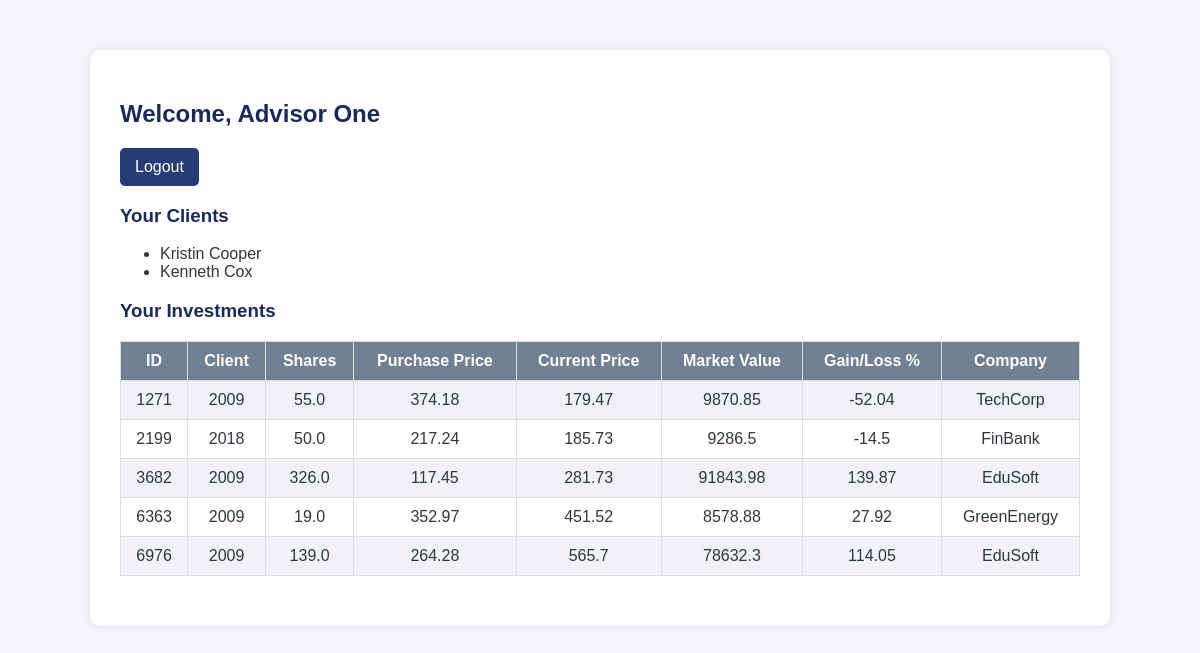
/employee_dashboard (signed in), run on an earlier commit of the app's database.
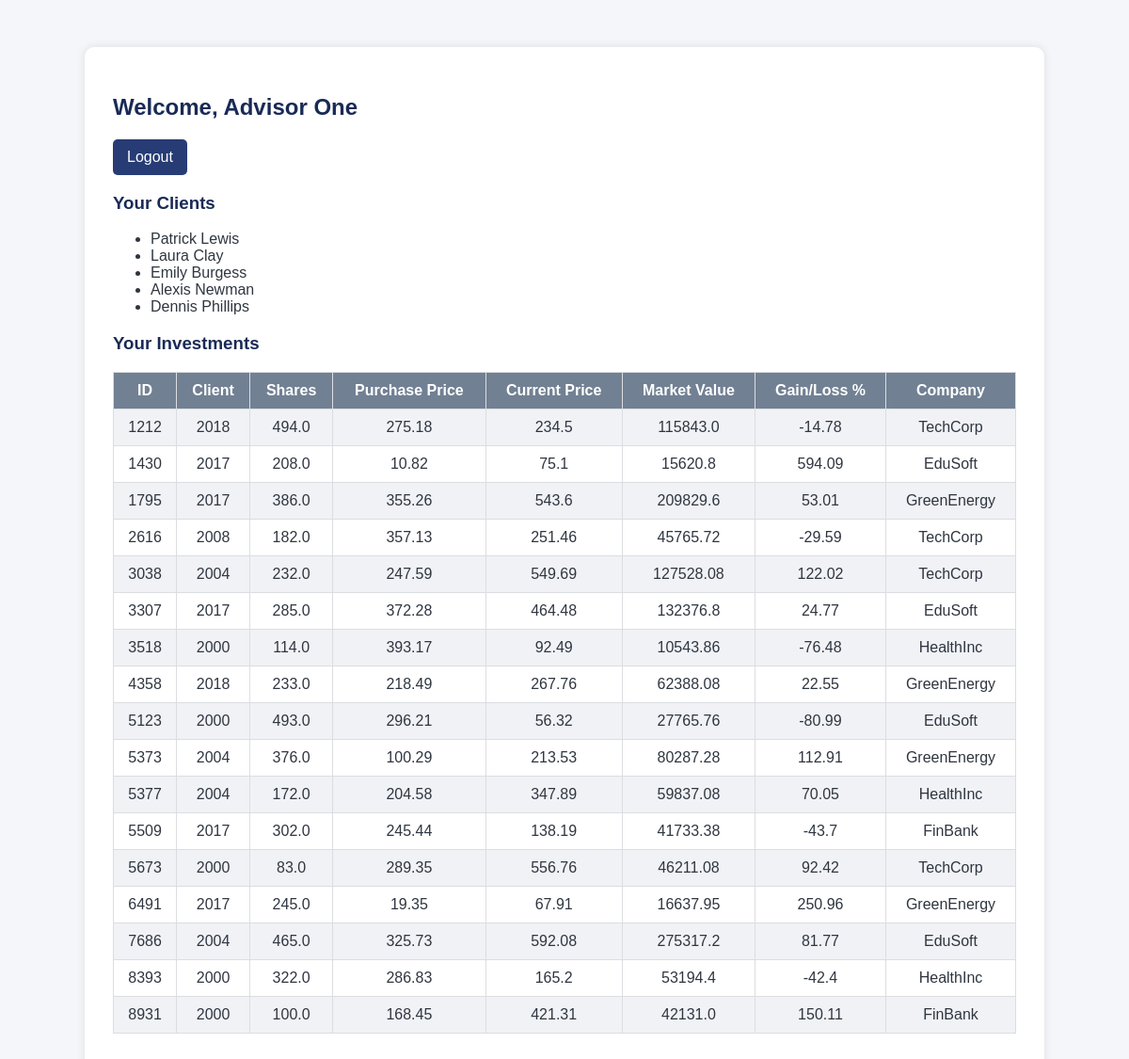
And on a later commit of the database.
### models.py (models this page shows)
class Employee(Base):
    __tablename__ = "employees"
    employee_id = Column(Integer, primary_key=True, index=True)
    first_name = Column(String)
    last_name = Column(String)
    date_of_birth = Column(Date)
    gender = Column(String)
    work_email = Column(String, unique=True)
    password_hash = Column(String)
    phone_number = Column(String)
    address = Column(String)
    start_date = Column(Date)
    job_title = Column(String)
    base_salary = Column(Float)
    commission_rate = Column(Float)
    license_number = Column(String)
    license_expiry_date = Column(Date)
    manager_id = Column(Integer, ForeignKey("employees.employee_id"), nullable=True)  # Managers can be null
    clients = relationship("Client", back_populates="advisor")
    investments = relationship("Investment", back_populates="advisor")

class Client(Base):
    __tablename__ = "clients"
    client_id = Column(Integer, primary_key=True, index=True)
    first_name = Column(String)
    last_name = Column(String)
    date_of_birth = Column(Date)
    gender = Column(String)
    marital_status = Column(String)
    email = Column(String, unique=True)
    password_hash = Column(String)
    phone_number = Column(String)
    address = Column(String)
    employment_status = Column(String)
    annual_income = Column(Float)
    risk_tolerance = Column(String)
    advisor_id = Column(Integer, ForeignKey("employees.employee_id"))
    advisor = relationship("Employee", back_populates="clients")
    investments = relationship("Investment", back_populates="client")

class Investment(Base):
    __tablename__ = "investments"
    investment_id = Column(Integer, primary_key=True, index=True)
    client_id = Column(Integer, ForeignKey("clients.client_id"))
    advisor_id = Column(Integer, ForeignKey("employees.employee_id"))
    company_id = Column(Integer, ForeignKey("companies.company_id"))
    date = Column(Date)
    shares_purchased = Column(Float)
    purchase_price_per_share = Column(Float)
    broker_fees = Column(Float)
    current_price = Column(Float)
    market_value = Column(Float)
    gain_loss_percent = Column(Float)
    exit_date = Column(Date, nullable=True)
    client = relationship("Client", back_populates="investments")
    advisor = relationship("Employee", back_populates="investments")
    company = relationship("Company", back_populates="investments")

class Company(Base):
    __tablename__ = "companies"
    company_id = Column(Integer, primary_key=True, index=True)
    company_name = Column(String, nullable=False)
    abbreviation = Column(String)
    isin = Column(String)
    industry = Column(String)
    country = Column(String)
    company_type = Column(String)
    market_cap = Column(Float)
    revenue = Column(Float)
    earnings_per_share = Column(Float)
    target_price = Column(Float)
    investments = relationship("Investment", back_populates="company")

### app.py (the view)
@app.route("/employee_dashboard")
def employee_dashboard():
    if session.get("user_type") != "employee":
        return redirect(url_for("login"))
    db = SessionLocal()
    employee = db.query(Employee).get(session["user_id"])
    clients = db.query(Client).filter(Client.advisor_id == employee.employee_id).all()
    investments = db.query(Investment).filter(Investment.advisor_id == employee.employee_id).all()
    for inv in investments:
        inv.company = db.query(Company).get(inv.company_id)
    return render_template("employee_dashboard.html",
                           employee=employee,
                           clients=clients,
                           investments=investments)

### templates/employee_dashboard.html (shortened to what this page needs)
<!DOCTYPE html>
<html>
<head>
    <link rel="stylesheet" href="{{ url_for('static', filename='style.css') }}">
</head>
<body>
    <div class="container">
        <h2>Welcome, {{ employee.first_name }} {{ employee.last_name }}</h2>
        <a href="{{ url_for('logout') }}">Logout</a>
        <h3>Your Clients</h3>
        <ul>
            {% for client in clients %}
            <li>{{ client.first_name }} {{ client.last_name }}</li>
            {% endfor %}
        </ul>
        <h3>Your Investments</h3>
        <table>
            <tr>
                <th>ID</th>
                <th>Client</th>
                <th>Shares</th>
                <th>Purchase Price</th>
                <th>Current Price</th>
                <th>Market Value</th>
                <th>Gain/Loss %</th>
                <th>Company</th>
            </tr>
            {% for investment in investments %}
            <tr>
                <td>{{ investment.investment_id }}</td>
                <td>{{ investment.client_id }}</td>
                <td>{{ investment.shares_purchased }}</td>
                <td>{{ investment.purchase_price_per_share }}</td>
                <td>{{ investment.current_price }}</td>
                <td>{{ investment.market_value }}</td>
                <td>{{ investment.gain_loss_percent }}</td>
                <td>{{ investment.company.company_name if investment.company else "N/A" }}</td>
            </tr>
            {% else %}
            <tr><td colspan="8">No investments found</td></tr>
            {% endfor %}
        </table>
    </div>
</body>
</html>

### static/style.css (style rules this page uses)
body { font-family: Arial, sans-serif; background-color: #f5f6fa; color: #2f3640; margin: 0; padding: 0; }
.container { width: 80%; margin: 50px auto; background: #fff; padding: 30px; border-radius: 10px; box-shadow: 0 0 10px rgba(0,0,0,0.1); }
h2, h3 { color: #192a56; }
table { width: 100%; border-collapse: collapse; margin-bottom: 20px; }
table, th, td { border: 1px solid #dcdde1; }
th, td { padding: 10px; text-align: center; }
th { background-color: #718093; color: white; }
tr:nth-child(even) { background-color: #f1f2f6; }
a { display: inline-block; padding: 10px 15px; background-color: #273c75; color: white; text-decoration: none; border-radius: 5px; }

What changed in the data, as far as the page shows it:
no longer on this page (row edited): Client: first_name "Kristin", last_name "Cooper"
removed Investment: investment_id "1271", client_id "2009", shares_purchased "55.0", purchase_price_per_share "374.18", current_price "179.47", market_value "9870.85", gain_loss_percent "-52.04", company "TechCorp"
removed Investment: investment_id "2199", client_id "2018", shares_purchased "50.0", purchase_price_per_share "217.24", current_price "185.73", market_value "9286.5", gain_loss_percent "-14.5", company "FinBank"
removed Investment: investment_id "3682", client_id "2009", shares_purchased "326.0", purchase_price_per_share "117.45", current_price "281.73", market_value "91843.98", gain_loss_percent "139.87", company "EduSoft"
removed Investment: investment_id "6363", client_id "2009", shares_purchased "19.0", purchase_price_per_share "352.97", current_price "451.52", market_value "8578.88", gain_loss_percent "27.92", company "GreenEnergy"
removed Investment: investment_id "6976", client_id "2009", shares_purchased "139.0", purchase_price_per_share "264.28", current_price "565.7", market_value "78632.3", gain_loss_percent "114.05", company "EduSoft"
now on this page (row edited): Client: first_name "Patrick", last_name "Lewis"
now on this page (row edited): Client: first_name "Laura", last_name "Clay"
now on this page (row edited): Client: first_name "Emily", last_name "Burgess"
now on this page (row edited): Client: first_name "Alexis", last_name "Newman"
changed Client: first_name "Kenneth" → "Dennis"; last_name "Cox" → "Phillips"
added Investment: investment_id "1212", client_id "2018", shares_purchased "494.0", purchase_price_per_share "275.18", current_price "234.5", market_value "115843.0", gain_loss_percent "-14.78", company "TechCorp"
added Investment: investment_id "1430", client_id "2017", shares_purchased "208.0", purchase_price_per_share "10.82", current_price "75.1", market_value "15620.8", gain_loss_percent "594.09", company "EduSoft"
added Investment: investment_id "1795", client_id "2017", shares_purchased "386.0", purchase_price_per_share "355.26", current_price "543.6", market_value "209829.6", gain_loss_percent "53.01", company "GreenEnergy"
added Investment: investment_id "2616", client_id "2008", shares_purchased "182.0", purchase_price_per_share "357.13", current_price "251.46", market_value "45765.72", gain_loss_percent "-29.59", company "TechCorp"
added Investment: investment_id "3038", client_id "2004", shares_purchased "232.0", purchase_price_per_share "247.59", current_price "549.69", market_value "127528.08", gain_loss_percent "122.02", company "TechCorp"
added Investment: investment_id "3307", client_id "2017", shares_purchased "285.0", purchase_price_per_share "372.28", current_price "464.48", market_value "132376.8", gain_loss_percent "24.77", company "EduSoft"
added Investment: investment_id "3518", client_id "2000", shares_purchased "114.0", purchase_price_per_share "393.17", current_price "92.49", market_value "10543.86", gain_loss_percent "-76.48", company "HealthInc"
added Investment: investment_id "4358", client_id "2018", shares_purchased "233.0", purchase_price_per_share "218.49", current_price "267.76", market_value "62388.08", gain_loss_percent "22.55", company "GreenEnergy"
added Investment: investment_id "5123", client_id "2000", shares_purchased "493.0", purchase_price_per_share "296.21", current_price "56.32", market_value "27765.76", gain_loss_percent "-80.99", company "EduSoft"
added Investment: investment_id "5373", client_id "2004", shares_purchased "376.0", purchase_price_per_share "100.29", current_price "213.53", market_value "80287.28", gain_loss_percent "112.91", company "GreenEnergy"
added Investment: investment_id "5377", client_id "2004", shares_purchased "172.0", purchase_price_per_share "204.58", current_price "347.89", market_value "59837.08", gain_loss_percent "70.05", company "HealthInc"
added Investment: investment_id "5509", client_id "2017", shares_purchased "302.0", purchase_price_per_share "245.44", current_price "138.19", market_value "41733.38", gain_loss_percent "-43.7", company "FinBank"
added Investment: investment_id "5673", client_id "2000", shares_purchased "83.0", purchase_price_per_share "289.35", current_price "556.76", market_value "46211.08", gain_loss_percent "92.42", company "TechCorp"
added Investment: investment_id "6491", client_id "2017", shares_purchased "245.0", purchase_price_per_share "19.35", current_price "67.91", market_value "16637.95", gain_loss_percent "250.96", company "GreenEnergy"
added Investment: investment_id "7686", client_id "2004", shares_purchased "465.0", purchase_price_per_share "325.73", current_price "592.08", market_value "275317.2", gain_loss_percent "81.77", company "EduSoft"
added Investment: investment_id "8393", client_id "2000", shares_purchased "322.0", purchase_price_per_share "286.83", current_price "165.2", market_value "53194.4", gain_loss_percent "-42.4", company "HealthInc"
added Investment: investment_id "8931", client_id "2000", shares_purchased "100.0", purchase_price_per_share "168.45", current_price "421.31", market_value "42131.0", gain_loss_percent "150.11", company "FinBank"
